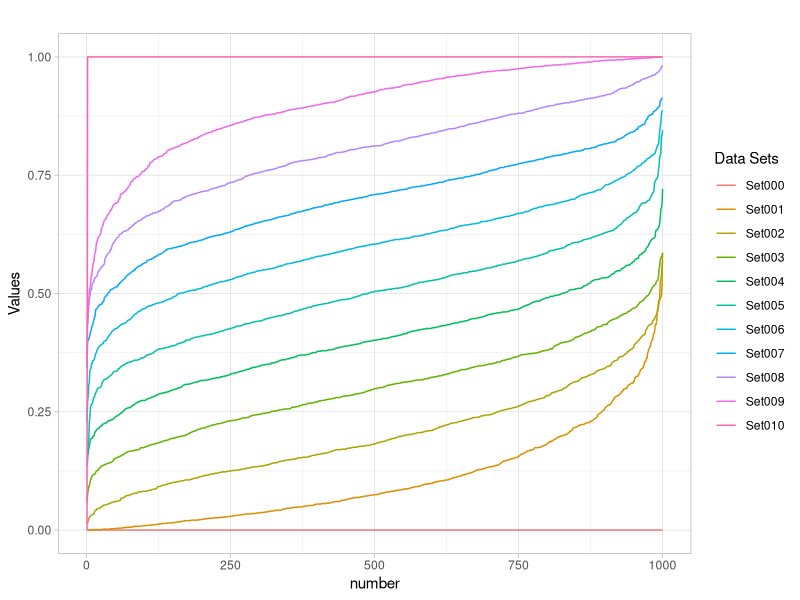
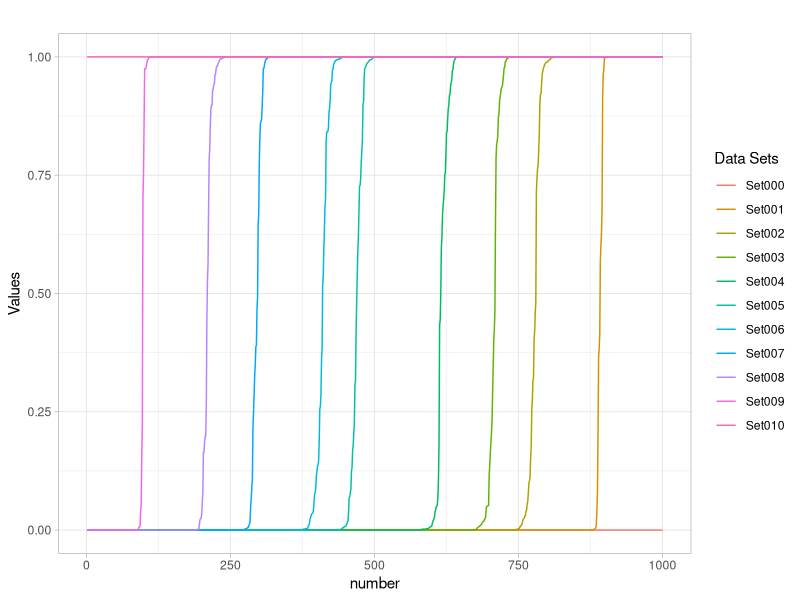
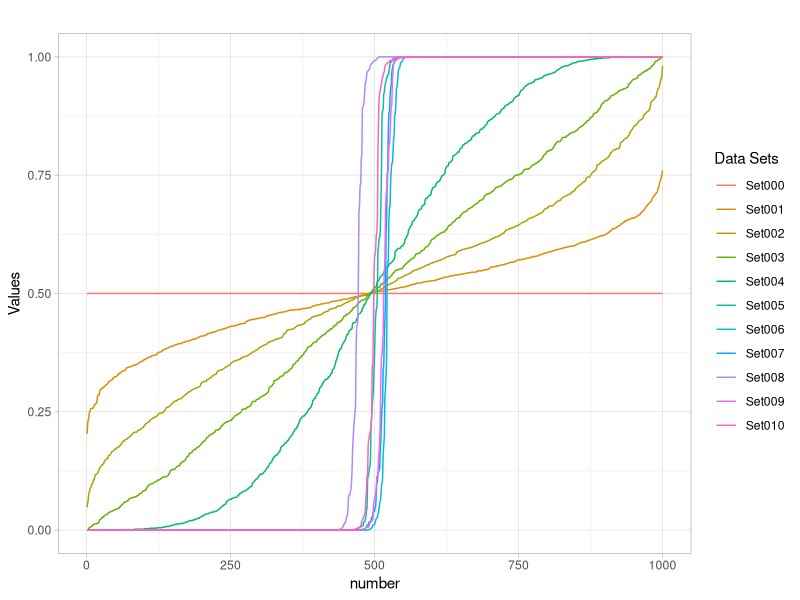
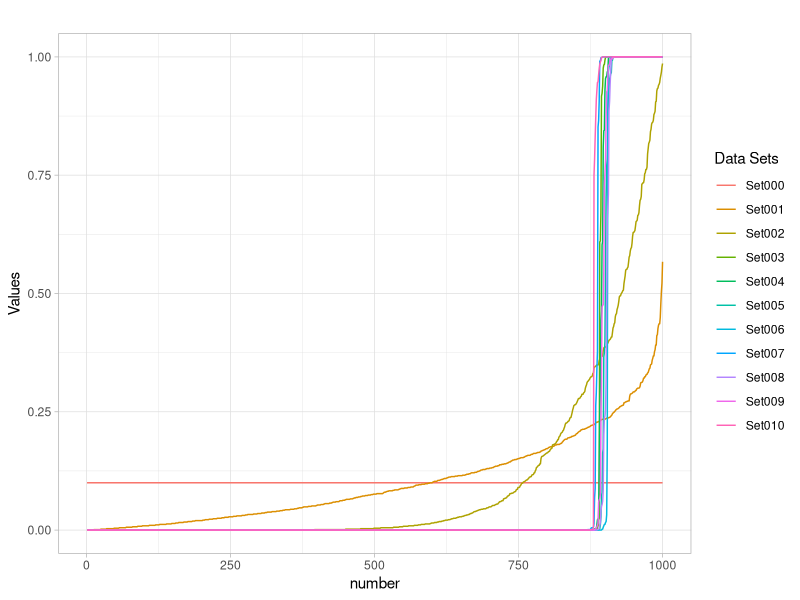
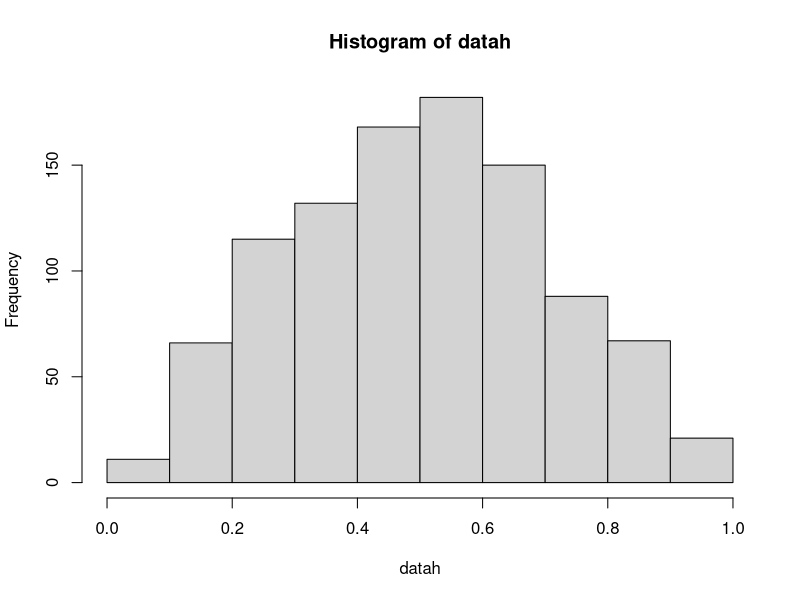

Reproduce these figures in R, in order.
## ---- chunk 1

library(fitdistrplus)
library(survival)
library(tidyverse)


# set.seed(1)
## ---- chunk 2
beta_par <- function(mu, sigma) {
  mu <- max(mu, 0.0001)
  mu <- min(mu, 0.9999)
  sigma <- max(sigma, 0.00001)
  par <- c(sqrt(mu * (1 - mu))*0.99, sigma)
  sigma <- min(par)
  a_b <- (mu * (1 - mu)) / sigma^2 - 1  # calc alpha + beta
  a <- mu * a_b
  b <- (1 - mu) * a_b
  Output <- list(alpha = a,
                   beta = b)
  return(Output)
}

sigma <- 0.1
mu <- 0.4

beta_par(mu = mu, sigma = sigma)

## ---- chunk 3
gen_rbeta <- function(n = n,
                      mu = mu, 
                      sigma = sigma
                      ) {
  par <- beta_par(mu = mu, sigma = sigma)
  vec <- rbeta(n = 1000, shape1 = par$alpha, shape2 = par$beta)

  return(vec)
}

## ---- chunk 4
n <- 1000
m <- 10

data01 <- data.frame(ID = seq(1,n))  

# Weitere Spalten hinzufügen
for (i in seq(0, 10)) {
  temp <- round(gen_rbeta(n = n, mu = i / m, sigma = 0.1), 3)
  temp <- sort(temp)
  name <- sprintf("Set%03d", i)
  data01[[name]] <- temp
}
summary(data01$Set000)
## ---- chunk 5

data001 <- pivot_longer(data01,
                     cols = starts_with("Set"),
                     names_to = "Set",
                     values_to = "Values")

ggplot(data = data001, aes(x = ID, y = Values, color = Set))  +
  geom_line() +
  ggtitle("") +
  xlab("number") +
  labs(color = "Data Sets") +
  theme_light() +
  theme()
## ---- chunk 6

data02 <- data.frame(ID = seq(1,n))  

# Weitere Spalten hinzufügen
for (i in seq(0, 10)) {
  temp <- round(gen_rbeta(n = n, mu = i / m, sigma = 0.5), 3)
  temp <- sort(temp)
  name <- sprintf("Set%03d", i)
  data02[[name]] <- temp
}
data002 <- pivot_longer(data02,
                     cols = starts_with("Set"),
                     names_to = "Set",
                     values_to = "Values")

ggplot(data = data002, aes(x = ID, y = Values, color = Set))  +
  geom_line() +
  ggtitle("") +
  xlab("number") +
  labs(color = "Data Sets") +
  theme_light() +
  theme()
## ---- chunk 7

data03 <- data.frame(ID = seq(1,n))  

# Weitere Spalten hinzufügen
for (i in seq(0, 10)) {
  temp <- round(gen_rbeta(n = n, mu = 0.5, sigma = i / m), 3)
  temp <- sort(temp)
  name <- sprintf("Set%03d", i)
  data03[[name]] <- temp
}
data003 <- pivot_longer(data03,
                     cols = starts_with("Set"),
                     names_to = "Set",
                     values_to = "Values")

ggplot(data = data003, aes(x = ID, y = Values, color = Set))  +
  geom_line() +
  ggtitle("") +
  xlab("number") +
  labs(color = "Data Sets") +
  theme_light() +
  theme()
## ---- chunk 8

data04 <- data.frame(ID = seq(1,n))  

# Weitere Spalten hinzufügen
for (i in seq(0, 10)) {
  temp <- round(gen_rbeta(n = n, mu = 0.1, sigma = i / m), 3)
  temp <- sort(temp)
  name <- sprintf("Set%03d", i)
  data04[[name]] <- temp
}
data04 <- pivot_longer(data04,
                     cols = starts_with("Set"),
                     names_to = "Set",
                     values_to = "Values")

ggplot(data = data04, aes(x = ID, y = Values, color = Set))  +
  geom_line() +
  ggtitle("") +
  xlab("number") +
  labs(color = "Data Sets") +
  theme_light() +
  theme()
## ---- chunk 9
datah <- data03[, "Set002"]
beta_par(mu = 0.5, sigma = 2/10)
hist(datah)
## ---- chunk 10
fit <- fitdist(datah, "beta", start = list(shape1 = 0.5, shape2 = 0.2))
fit
